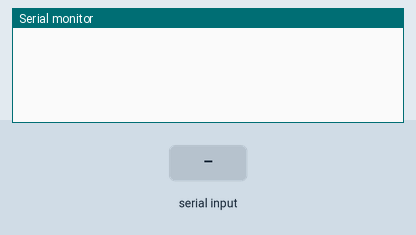
Recording of a sketch running on a simulated Arduino Uno, built with avr-gcc and run on an emulated ATmega328P. On the bench: the last lines printed to the serial monitor. The inputs (shaded band) are chosen by the test bench.

Above: at 1.2 s.
1.3 s: "$GPGGA\n" received over the second serial link
At 2.2 s:
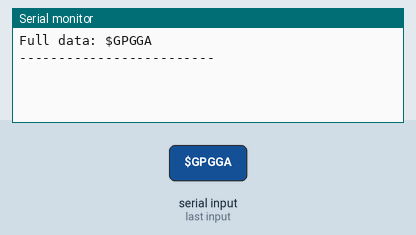
2.8 s: "$GPGGA,45\n" received over the second serial link
At 3.6 s:
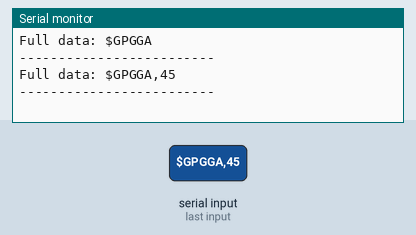

Measured:
- after the input at 1.3 s, the serial monitor: prints a new line at once (image 1)
- after the input at 2.8 s, the serial monitor: prints a new line at once (image 2)

The sketch:

GPS_NEO_6m.ino
```cpp
#include <SoftwareSerial.h>

// using software serial since arduino uno has only one hardware uart
SoftwareSerial gpsSerial(4, 3);  // RX=4, TX=3
String data = "";
unsigned long last_print_time = 0; // track last valid print

void setup() {
  Serial.begin(9600);
  gpsSerial.begin(9600); // Neo-6M default baud
}

void loop() {
  while (gpsSerial.available() > 0) {
    char c = gpsSerial.read();
    if (c == '\n') {  // end of sentence
      if (data.startsWith("$GPGGA")) {
        unsigned long now = millis();

        // print only once per second
        if (now - last_print_time >= 1000) {
          parse_GPGA(data);
          last_print_time = now;
        }
      }
      data = ""; // reset string
    } else {
      data += c;
    }
  }

  delay(10);
}

// convert UTC to IST
String convert_to_IST(String utc) {
  if (utc.length() < 6) return "Invalid";

  int hh = utc.substring(0, 2).toInt();
  int mm = utc.substring(2, 4).toInt();
  int ss = utc.substring(4, 6).toInt();

  // add 5 hours 30 minutes
  hh += 5;
  mm += 30;

  // handle minute overflow
  if (mm >= 60) {
    mm -= 60;
    hh++;
  }

  // handle hour overflow
  if (hh >= 24) {
    hh -= 24; // wrap around next day
  }

  char buffer[9];
  sprintf(buffer, "%02d:%02d:%02d", hh, mm, ss);
  return String(buffer);
}

void parse_GPGA(String sentence) {
  int start = 0;
  int end   = sentence.indexOf(',');

  int fieldIndex = 0;
  while (end != -1) {
    String sub_data = sentence.substring(start, end);

    if (fieldIndex == 1) Serial.println("Time: " + convert_to_IST(sub_data));
    if (fieldIndex == 2) Serial.println("Latitude: " + sub_data);
    if (fieldIndex == 3) Serial.println("N/S: " + sub_data);
    if (fieldIndex == 4) Serial.println("Longitude: " + sub_data);
    if (fieldIndex == 5) Serial.println("E/W: " + sub_data);

    start = end + 1;
    end = sentence.indexOf(',', start);
    fieldIndex++;
  }

  Serial.println("Full data: " + sentence);
  Serial.println("-------------------------");
}
```
